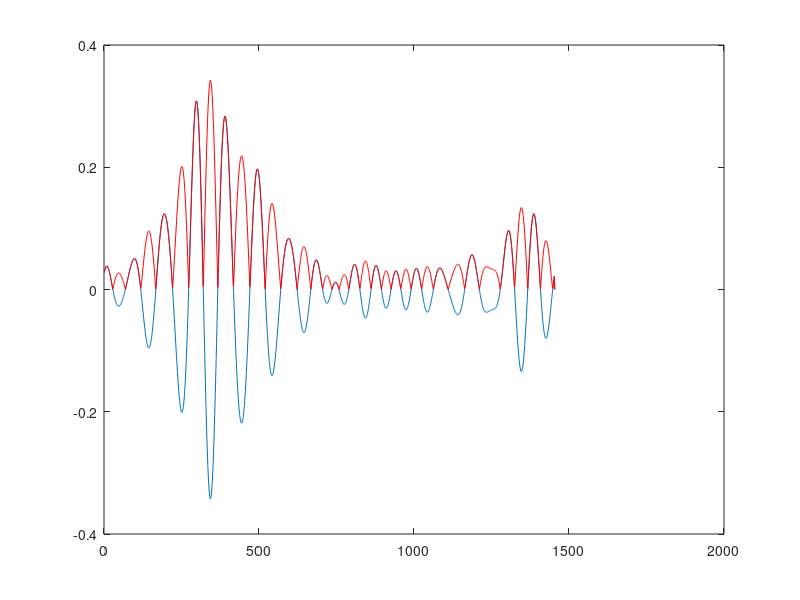
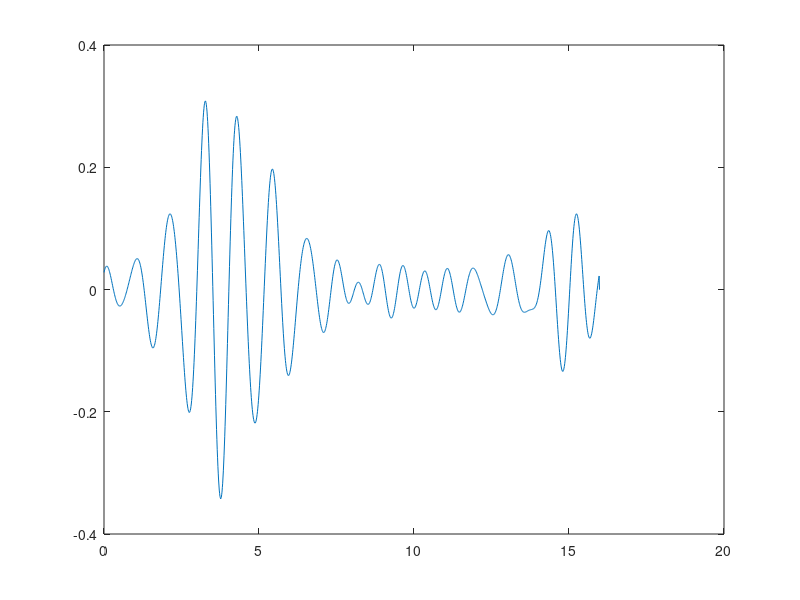

Here is the MATLAB script that generated these plots, in order:
%Create random trace to initialise AI learning
close all
clear all
%load('Targeteta_3BT2.mat');
load('InputRundata5.mat','Unewds','Timesteps')
pkg load signal
t=Timesteps';%(0.0:timeStep:endTime-delay)';
U=cell2mat(Unewds)';
figure
plot(U);hold on;plot(abs(U),'r');
U=num2cell(U);
t=num2cell(t);
Output=[cell2mat(t),cell2mat(U),zeros(size(cell2mat(U))),zeros(size(cell2mat(U))) ];
figure
plot(cell2mat(t),cell2mat(U))
fid = fopen('Wavemaker.dat', 'w');
fprintf(fid,'%i\n', size(t,1));
fprintf(fid,'(\n')
fprintf(fid,'(%f ( %f %f %f ))\n',Output' )
fprintf(fid,')\n')
fclose(fid)
save('-V7','Initialwavemakerinput.mat','t','U')
